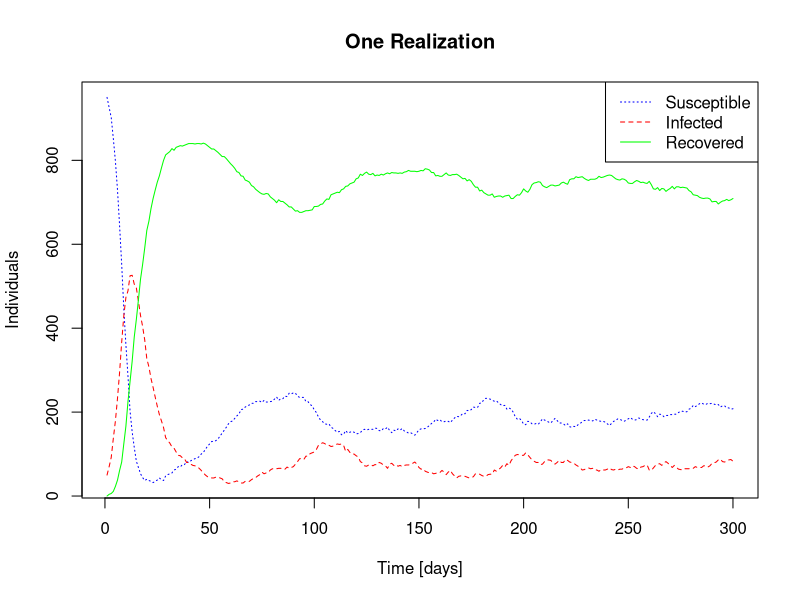
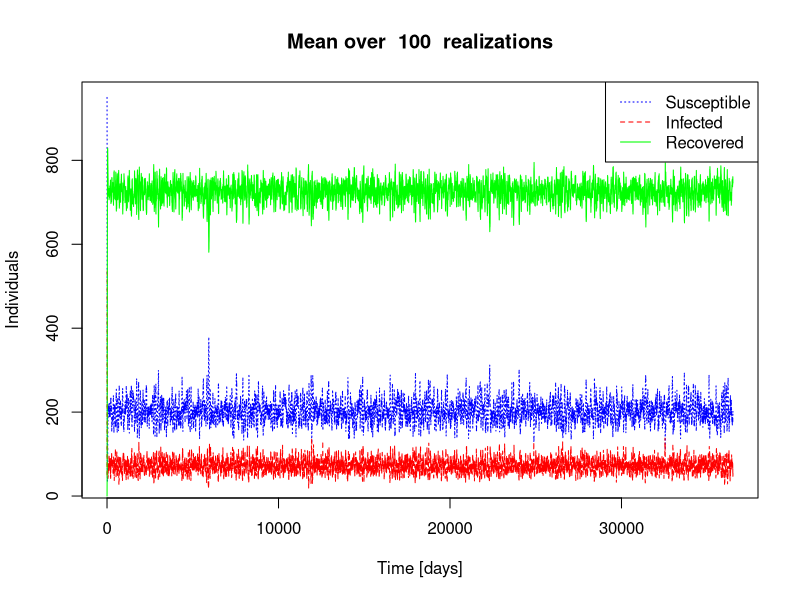
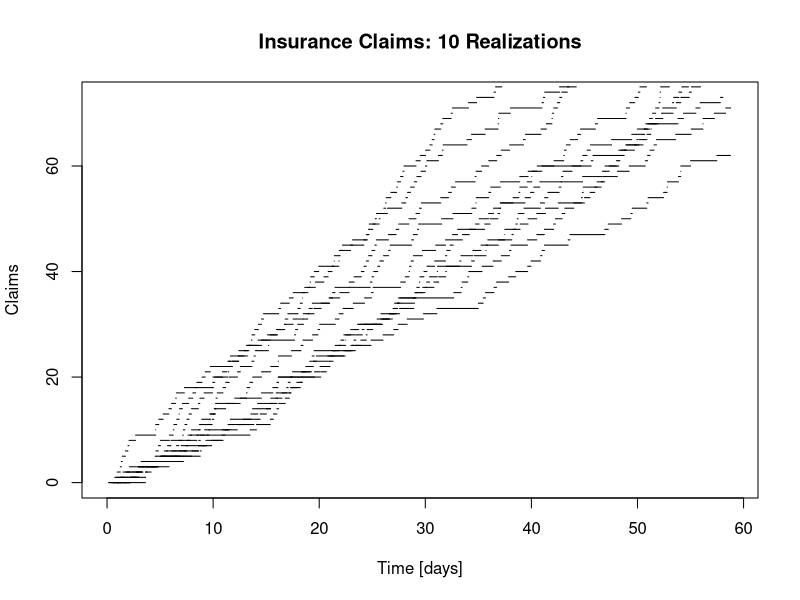

Source code (R) for these figures, in order:
# ==============================================
# PROBLEM 1d)
# ==============================================

beta <-  0.05
gamma <-  0.10
alpha  <-  0.01

P  <-  matrix(c(1-beta, beta, 0, 0, 1 - gamma, gamma, alpha, 0, 1-alpha), nrow <- 3, ncol <- 3, byrow <- TRUE)

# Return the mean over a specified number of simulations of the expected values.
simulate_expected_values <- function(P, num_sim = 1) {
  
  result <- matrix(nrow = num_sim, ncol = 3)
  
  for (j in 1:num_sim) {
    
    v1 <- 0 # Total number of "loops" in state 0.
    v2 <- 0 # Total number of "loops" in state 1.
    v3 <- 0 # Total number of transitions from 0 to 1 and 1 to 2.
    
    v1_counter <- 0 # Number of transitions from 0 to 1.
    v2_counter <- 0 # Number of transitions from 1 to 2.
    v3_counter <- 0 # Number of complete cycles.
    
    year <- 365
    state <- 0
    for (i in 1:(year*50)) {
      
      newstate <- sample.int(3, size <- 1, replace <- TRUE, prob <- P[state+1,])-1
      
      if (newstate != state) { # A new state has been transitioned to.
        if(state == 0) {
          v1_counter <- v1_counter + 1
          v1 <- v1 + 1
          v2 <- v2 + 1
          v3 <- v3 + 1
        }
        else if(state == 1) {
          v2_counter <- v2_counter + 1
          v2 <- v2 + 1
          v3 <- v3 + 1
        }
        else if(state == 2) {
          v3_counter <- v3_counter + 1
          v3 <-  v3 + 1
        }
        
      }
      else { # Transistion to the same state.
        if (state == 0) {
          v1 <- v1 + 1
          v2 <-  v2 + 1
          v3 <- v3 + 1}
        else if (state == 1) {
          v2 <- v2 + 1
          v3 <- v3 + 1}
        else if (state == 2){
          v3 <- v3 + 1
        }
      }
      
      state <- newstate
      
    }
    
    result[j,] <- c(v1/v1_counter,v2/v2_counter,v3/v3_counter)
  }
  return (c(mean(result[,1]),mean(result[,2]),mean(result[,3]))) # Return the means over the simulations.
}

# ++++++++++++++
# Run code below
# ++++++++++++++

# Find the mean of the expected values of 100 realizations of the Markov chain simulated for 50 years. 
result <- simulate_expected_values(P,100)
cat("Theoretical value 1: ", 1/beta, "\n")
cat("Simulated value 1: ", result[1], "\n")
cat("Theoretical value 2: ", 1/beta + 1/gamma, "\n")
cat("Simulated value 2: ", result[2], "\n")
cat("Theoretical value 3: ", 1/beta + 1/alpha + 1/gamma, "\n")
cat("Simulated value 3: ", result[3], "\n")


# ==============================================
# PROBLEM 1f)
# ==============================================

# Probabilities in the transition probability matrix. 
# alpha and gamma are already defined above. 
beta_n <- function(Y) {
  return (0.5 * Y[2]/N)
}

sim <- function(values, n){
  # Run simulation.
  for (t in 2:n){
    # Use a binomial to simulate. 
    old_susc <- values[1, t-1]
    old_inf <- values[2, t-1]
    old_rec <- values[3, t-1]
    
    new_inf <- rbinom(n = 1, size = old_susc, beta_n(values[, t-1]))
    new_rec <- rbinom(n = 1, size = old_inf, gamma) 
    new_susc <- rbinom(n = 1,size =  old_rec, alpha) 
    Y <- c(old_susc - new_inf + new_susc, old_inf - new_rec + new_inf, old_rec - new_susc + new_rec)
    values[, t] <- Y
  }

  # Foreshadow: For task h). 
  m <- max(values[2, ]) # Find maximum value of the infected individuals at once. 
  t <- which.max(values[2, ]) # Find index of the maximum of the infected individuals at once.
  return (list("values" = values, "m" = m, "t" = t))
}

plot_one_realization <- function(values, n, fun = sim){
  list_of_values <- fun(values, n)
  values <- list_of_values$values # Only need the values in this part of the task. 
  par_lty <- c(3,2,1)
  par_col <- c("blue", "red", "green")
  plot(1:n, values[1, ], type = "l", lty = par_lty[1], col = par_col[1], xlab="Time [days]", ylab = "Individuals", main = "One Realization")
  lines(1:n, values[2, ], type = "l", lty = par_lty[2], col = par_col[2])
  lines(1:n, values[3, ], type = "l", lty = par_lty[3], col = par_col[3])
  legend("topright", legend= c("Susceptible", "Infected", "Recovered"), lty = par_lty, col = par_col)
}

# ++++++++++++++
# Run code below
# ++++++++++++++

# Initial distribution over the categories.
Y0 <- c(950,50,0)
N <- sum(Y0) # Number of individuals. 

n <- 300 # Time steps.

# Preallocate matrix for simulated values.
values <- matrix(data=NA,nrow=3,ncol=n)  
values[, 1] <- Y0

# Plot figure showing one realization. 
plot_one_realization(values, n, sim)

# ==============================================
# PROBLEM 1g)
# ==============================================

take.mean <- function(values, amount, n, fun = sim){
  # Take mean of 'amount' number of simulations. 
  average_susc <- c(length = amount)
  average_inf <- c(length = amount)
  average_rec <- c(length = amount)
  
  for (i in 1:amount){
    # Take an average. 
    list_of_values <- sim(values, n)
    val <- list_of_values$values # Only need the values in this part of the task. 
    susc <- val[1, ncol(val)]/N
    inf <- val[2, ncol(val)]/N
    rec <- val[3, ncol(val)]/N
    average_susc[i] <- susc
    average_inf[i] <- inf
    average_rec[i] <- rec
  }
  return (list("val" = val, "avg1" = mean(average_susc), "avg2" = mean(average_inf), "avg3" = mean(average_rec)))
}

plot_one_hundred_years <- function(val){
  # Parameters for color and linetypes in plot. 
  par_lty <- c(3,2,1)
  par_col <- c("blue", "red", "green")
  # Plot the lines. 
  plot(1:n, val[1, ], type = "l", lty = par_lty[1], col = par_col[1], xlab="Time [days]", 
      ylab = "Individuals", main = capture.output(cat("Mean over ", amount, " realizations")))
  lines(1:n, val[2, ], type = "l", lty = par_lty[2], col = par_col[2])
  lines(1:n, val[3, ], type = "l", lty = par_lty[3], col = par_col[3])
  legend("topright", legend= c("Susceptible", "Infected", "Recovered"), lty = par_lty, col = par_col)
}

# ++++++++++++++
# Run code below
# ++++++++++++++

n <- 36500 # Time steps. 100 years. 

# Preallocate matrix for simulated values.
values <- matrix(data=NA,nrow=3,ncol=n)  
values[, 1] <- Y0

amount <- 100 # Number of simulations to take mean over. 
avg_prop <- take.mean(values, amount, n, sim)
val <- avg_prop$val # Values to plot. 

plot_one_hundred_years(val)

# Print simulated values. 
print("Mean Proportions:", quote=FALSE)
cat("Susceptible ", avg_prop$avg1, "\n")
cat("Infected ", avg_prop$avg2, "\n")
cat("Recovered ", avg_prop$avg3, "\n")


# ==============================================
# PROBLEM 1h)
# ==============================================

# Find the expected values in question.  
find.expected.values <- function(values, amount, n, fun = sim){
  maximums <- c()
  argmax <- c()
  for (i in 1:amount){
    vec <- sim(values, n)
    val <- vec$values
    
    # Using the maximum and argmax from sim() here. 
    m <- vec$m
    t <- vec$t
    maximums[i] <- m
    argmax[i] <- t
  }

  return (list("exp1" = mean(maximums), "exp2" = mean(t)))
}

# ++++++++++++++
# Run code below
# ++++++++++++++

n <- 300 # Time steps.

# Preallocate matrix for simulated values.
values <- matrix(data=NA,nrow=3,ncol=n)  
values[, 1] <- Y0

means <- find.expected.values(values, N, n, sim)
cat("Expected value of max of I's ", means$exp1, "\n")
cat("Expected time at which the number of infected individuals first takes its highest values ", means$exp2, "\n")

# ==============================================
# PROBLEM 2a)
# ==============================================

# Simulate the Poisson process for a given number of simulations.
simulate_pois <- function(lambda, t_start,t_end, plot, numSim = 1) {
  result <- rep(NA,numSim)
  for (i in 1:numSim) {
    n <-  rpois(1,lambda = lambda*(t_end - t_start))
    result[i] <-  n
    v_vec <-  runif(n,t_start,t_end)
    w_vec <-  sort(v_vec)
    x_vec <- seq(from = 0, to = n, by = 1)
    
    if(plot && i == 1) {
      
      plot(NULL, NULL, xlim = c(t_start, t_end), ylim = c(0, n), xlab = "Time [days]", lwd = 2, ylab = "Claims", main = "Insurance Claims: 10 Realizations", cex = 2)
      for(i in 1:n) {
        lines(w_vec[i:(i+1)], rep(x_vec[i],2), lwd = 1)
      }
    }
    else if(plot) {
      for(i in 1:n) {
        lines(w_vec[i:(i+1)], rep(x_vec[i],2), lwd = 1)
      }
    }
  }
  return (result)
}

# ++++++++++++++
# Run code below
# ++++++++++++++

lambda <- 1.5 # Poisson rate parameter. 

# Estimate the probability in question.
res <- simulate_pois(lambda,0,59,plot = FALSE, numSim = 1000)
num <- sum(res > 100)/length(res)
cat("Probability: ", num, "\n")

# Plot.
simulate_pois(lambda,0,59,plot = TRUE, numSim = 10)

# ==============================================
# PROBLEM 2B
# ==============================================

# Takes a list of Poisson distributed values (claims) and returns the size of the claims summed together
calculate.claims <- function(claims) {
  result = rep(0,length(claims))
  for (i in 1:length(claims)) {
    for (j in 1:claims[i]) {
      c <-  rexp(1,rate = 10)
      result[i] <- result[i] + c
    }
  }
  return(result)
}

# ++++++++++++++
# Run code below
# ++++++++++++++

claims <- simulate_pois(lambda,0,59,plot = FALSE, numSim = 1000*10)
res <- calculate.claims(claims)

cat("Expected total claim amount: ", mean(res), "\n")
cat("Variance of the total claim amount: ", var(res))
